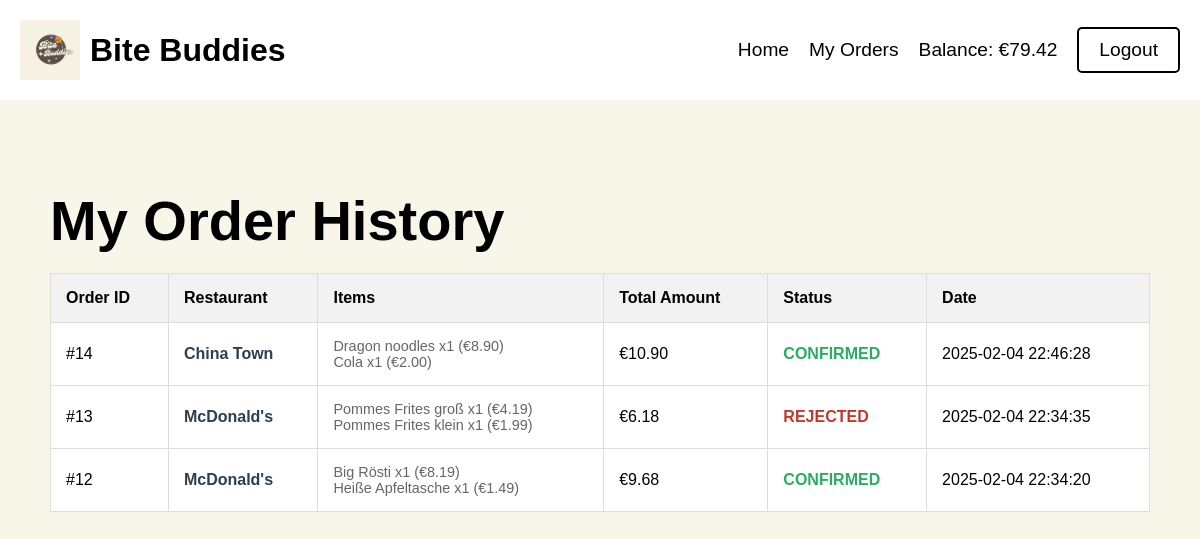
/user/orders (signed in), run on the app's committed database.
### tables this page shows
CREATE TABLE "users" (
	"id"	INTEGER,
	"username"	TEXT NOT NULL,
	"address"	TEXT NOT NULL,
	"email"	TEXT NOT NULL UNIQUE,
	"pincode"	TEXT NOT NULL,
	"password"	TEXT NOT NULL,
	"current_balance"	REAL NOT NULL DEFAULT 100,
	PRIMARY KEY("id" AUTOINCREMENT)
);

CREATE TABLE orders (
            id INTEGER PRIMARY KEY AUTOINCREMENT,
            user_id INTEGER NOT NULL,
            restaurant_id INTEGER NOT NULL,
            total_amount REAL NOT NULL,
            status TEXT NOT NULL CHECK(status IN ('placed', 'confirmed', 'rejected')) DEFAULT 'placed',
            created_at TIMESTAMP DEFAULT CURRENT_TIMESTAMP,
            FOREIGN KEY (user_id) REFERENCES users (id),
            FOREIGN KEY (restaurant_id) REFERENCES restaurants (id)
        );

CREATE TABLE "restaurants" (
	"id"	INTEGER,
	"restaurant_name"	TEXT NOT NULL,
	"email"	TEXT NOT NULL UNIQUE,
	"phone"	TEXT NOT NULL,
	"address"	TEXT NOT NULL,
	"plz"	INTEGER NOT NULL,
	"password"	TEXT NOT NULL,
	"opening_hours_start"	TEXT,
	"opening_hours_end"	TEXT,
	"delivery_postcode"	INTEGER,
	"description"	TEXT,
	"photo_url"	TEXT,
	"balance"	REAL NOT NULL DEFAULT 0,
	"created_at"	TIMESTAMP DEFAULT CURRENT_TIMESTAMP,
	PRIMARY KEY("id" AUTOINCREMENT)
);

CREATE TABLE order_items (
            id INTEGER PRIMARY KEY AUTOINCREMENT,
            order_id INTEGER NOT NULL,
            menu_item_id INTEGER NOT NULL,
            quantity INTEGER NOT NULL,
            price_at_time REAL NOT NULL,
            FOREIGN KEY (order_id) REFERENCES orders (id),
            FOREIGN KEY (menu_item_id) REFERENCES menu_items (id)
        );

CREATE TABLE menu_items (
    id INTEGER PRIMARY KEY AUTOINCREMENT,
    restaurant_id INTEGER NOT NULL,
    name TEXT NOT NULL,
    description TEXT,
    price REAL NOT NULL,
    photo_url TEXT,
    FOREIGN KEY (restaurant_id) REFERENCES restaurants (id)
);

### app.py (the view)
@app.route('/user/orders')
def user_orders():
    if 'user_id' not in session:
        return redirect(url_for('login'))
    conn = get_db_connection()
    try:
        user = conn.execute('SELECT current_balance FROM users WHERE id = ?',
                          (session['user_id'],)).fetchone()
        orders = conn.execute('''
            SELECT
                o.id,
                o.total_amount,
                o.status,
                o.created_at,
                r.restaurant_name,
                r.id as restaurant_id
            FROM orders o
            JOIN restaurants r ON o.restaurant_id = r.id
            WHERE o.user_id = ?
            ORDER BY o.created_at DESC
        ''', (session['user_id'],)).fetchall()
        orders_with_items = []
        for order in orders:
            items = conn.execute('''
                SELECT
                    oi.quantity,
                    oi.price_at_time as price,
                    mi.name
                FROM order_items oi
                JOIN menu_items mi ON oi.menu_item_id = mi.id
                WHERE oi.order_id = ?
            ''', (order['id'],)).fetchall()
            order_dict = dict(order)
            order_dict['items'] = [dict(item) for item in items]
            orders_with_items.append(order_dict)
    except sqlite3.Error as e:
        print(f"Database error: {str(e)}")
        flash("An error occurred while fetching your orders.")
        orders_with_items = []
        user = None
    finally:
        conn.close()
    return render_template('user_order_history.html',
                         orders=orders_with_items,
                         user_balance=user['current_balance'] if user else 0)

### app.py (called while the page is built)
def get_db_connection():
    conn = sqlite3.connect('database/database.db')
    conn.row_factory = sqlite3.Row
    return conn

### templates/user_order_history.html (shortened to what this page needs)
<!DOCTYPE html>
<html lang="en">
<head>
</head>
<body>
    <header>
        <div class="logo">
            <img src="{{ url_for('static', filename='logo-placeholder.png') }}" alt="Bite Buddies Logo">
            Bite Buddies
        </div>
        <nav>
            <div class="nav-links">
                <a href="{{ url_for('restaurants') }}">Home</a>
                <a href="{{ url_for('user_orders') }}">My Orders</a>
            </div>
            <div class="current-balance">
                Balance: €{{ user_balance }}
            </div>
            <a class="logout" href="{{ url_for('logout') }}">Logout</a>
        </nav>
    </header>
    <main>
        <h1>My Order History</h1>
        <table>
            <tr>
                <th>Order ID</th>
                <th>Restaurant</th>
                <th>Items</th>
                <th>Total Amount</th>
                <th>Status</th>
                <th>Date</th>
            </tr>
            {% for order in orders %}
            <tr>
                <td>#{{ order['id'] }}</td>
                <td class="restaurant-name">{{ order['restaurant_name'] }}</td>
                <td>
                    <div class="order-items">
                    {% for item in order['items'] %}
                        {{ item['name'] }} x{{ item['quantity'] }} (€{{ "%.2f"|format(item['price']) }})<br>
                    {% endfor %}
                    </div>
                </td>
                <td>€{{ "%.2f"|format(order['total_amount']) }}</td>
                <td class="status-{{ order['status'] }}">{{ order['status'].upper() }}</td>
                <td>{{ order['created_at'] }}</td>
            </tr>
            {% endfor %}
        </table>
    </main>
</body>
</html>

### templates/user_order_history.html (style rules this page uses)
body { font-family: Arial, sans-serif; margin: 0; padding: 0; background-color: #f8f5e9; color: #000; }
header { display: flex; justify-content: space-between; align-items: center; padding: 20px; background-color: #FFF; font-size: 1rem; }
.logo { display: flex; align-items: center; font-size: 2rem; font-weight: bold; }
.logo img { height: 60px; margin-right: 10px; }
nav { display: flex; align-items: center; }
.nav-links { display: flex; gap: 20px; margin-right: 20px; }
.nav-links a { font-size: 1.2rem; color: #000; text-decoration: none; }
.current-balance { margin-right: 20px; font-size: 1.2rem; }
.logout { padding: 10px 20px; font-size: 1.2rem; color: #000; text-decoration: none; border: 2px solid #000; border-radius: 5px; }
main { padding: 50px; }
h1 { font-size: 3.5rem; margin-bottom: 20px; }
table { width: 100%; border-collapse: collapse; margin-bottom: 20px; background-color: white; }
table, th, td { border: 1px solid #ddd; }
th, td { padding: 15px; text-align: left; }
th { background-color: #f2f2f2; }
.status-confirmed { color: #27ae60; font-weight: bold; }
.status-rejected { color: #c0392b; font-weight: bold; }
.order-items { font-size: 0.9em; color: #666; }
.restaurant-name { font-weight: bold; color: #2c3e50; }

### data on the page
users: current_balance "79.42"
orders: id "14", restaurant_name "China Town", total_amount "10.90", status "CONFIRMED", created_at "2025-02-04 22:46:28"
order_items: name "Dragon noodles", quantity "1", price "8.90"
order_items: name "Cola", quantity "1", price "2.00"
orders: id "13", restaurant_name "McDonald's", total_amount "6.18", status "REJECTED", created_at "2025-02-04 22:34:35"
order_items: name "Pommes Frites groß", quantity "1", price "4.19"
order_items: name "Pommes Frites klein", quantity "1", price "1.99"
orders: id "12", restaurant_name "McDonald's", total_amount "9.68", status "CONFIRMED", created_at "2025-02-04 22:34:20"
order_items: name "Big Rösti", quantity "1", price "8.19"
order_items: name "Heiße Apfeltasche", quantity "1", price "1.49"
